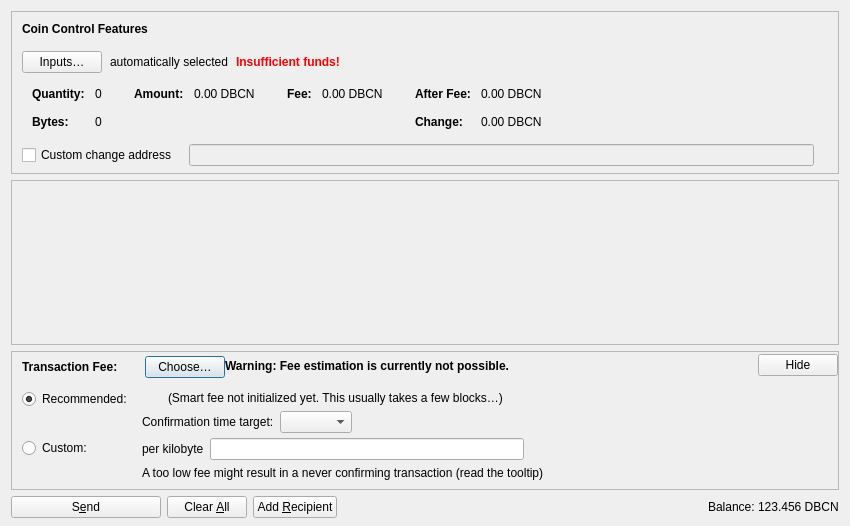
<?xml version="1.0" encoding="UTF-8"?>
<ui version="4.0">
 <class>SendCoinsDialog</class>
 <widget class="QDialog" name="SendCoinsDialog">
  <property name="geometry">
   <rect>
    <x>0</x>
    <y>0</y>
    <width>850</width>
    <height>526</height>
   </rect>
  </property>
  <property name="windowTitle">
   <string>Send Coins</string>
  </property>
  <layout class="QVBoxLayout" name="verticalLayout" stretch="0,1,0,0">
   <property name="bottomMargin">
    <number>8</number>
   </property>
   <item>
    <widget class="QFrame" name="frameCoinControl">
     <property name="sizePolicy">
      <sizepolicy hsizetype="Expanding" vsizetype="Expanding">
       <horstretch>0</horstretch>
       <verstretch>0</verstretch>
      </sizepolicy>
     </property>
     <property name="maximumSize">
      <size>
       <width>16777215</width>
       <height>16777215</height>
      </size>
     </property>
     <property name="frameShape">
      <enum>QFrame::StyledPanel</enum>
     </property>
     <property name="frameShadow">
      <enum>QFrame::Sunken</enum>
     </property>
     <layout class="QVBoxLayout" name="verticalLayoutCoinControl2">
      <property name="spacing">
       <number>0</number>
      </property>
      <property name="leftMargin">
       <number>0</number>
      </property>
      <property name="topMargin">
       <number>0</number>
      </property>
      <property name="rightMargin">
       <number>0</number>
      </property>
      <property name="bottomMargin">
       <number>6</number>
      </property>
      <item>
       <layout class="QVBoxLayout" name="verticalLayoutCoinControl" stretch="0,0,0,0,1">
        <property name="spacing">
         <number>0</number>
        </property>
        <property name="leftMargin">
         <number>10</number>
        </property>
        <property name="topMargin">
         <number>10</number>
        </property>
        <item>
         <layout class="QHBoxLayout" name="horizontalLayoutCoinControl1">
          <property name="bottomMargin">
           <number>15</number>
          </property>
          <item>
           <widget class="QLabel" name="labelCoinControlFeatures">
            <property name="sizePolicy">
             <sizepolicy hsizetype="Preferred" vsizetype="Maximum">
              <horstretch>0</horstretch>
              <verstretch>0</verstretch>
             </sizepolicy>
            </property>
            <property name="font">
             <font>
              <weight>75</weight>
              <bold>true</bold>
             </font>
            </property>
            <property name="styleSheet">
             <string notr="true">font-weight:bold;</string>
            </property>
            <property name="text">
             <string>Coin Control Features</string>
            </property>
           </widget>
          </item>
         </layout>
        </item>
        <item>
         <layout class="QHBoxLayout" name="horizontalLayoutCoinControl2" stretch="0,0,0,0">
          <property name="spacing">
           <number>8</number>
          </property>
          <property name="bottomMargin">
           <number>10</number>
          </property>
          <item>
           <widget class="QPushButton" name="pushButtonCoinControl">
            <property name="styleSheet">
             <string notr="true"/>
            </property>
            <property name="text">
             <string>Inputs…</string>
            </property>
            <property name="autoDefault">
             <bool>false</bool>
            </property>
           </widget>
          </item>
          <item>
           <widget class="QLabel" name="labelCoinControlAutomaticallySelected">
            <property name="text">
             <string>automatically selected</string>
            </property>
            <property name="margin">
             <number>5</number>
            </property>
           </widget>
          </item>
          <item>
           <widget class="QLabel" name="labelCoinControlInsuffFunds">
            <property name="font">
             <font>
              <weight>75</weight>
              <bold>true</bold>
             </font>
            </property>
            <property name="styleSheet">
             <string notr="true">color:red;font-weight:bold;</string>
            </property>
            <property name="text">
             <string>Insufficient funds!</string>
            </property>
            <property name="margin">
             <number>5</number>
            </property>
           </widget>
          </item>
          <item>
           <spacer name="horizontalSpacerCoinControl">
            <property name="orientation">
             <enum>Qt::Horizontal</enum>
            </property>
            <property name="sizeHint" stdset="0">
             <size>
              <width>40</width>
              <height>1</height>
             </size>
            </property>
           </spacer>
          </item>
         </layout>
        </item>
        <item>
         <widget class="QWidget" name="widgetCoinControl" native="true">
          <property name="sizePolicy">
           <sizepolicy hsizetype="Preferred" vsizetype="Preferred">
            <horstretch>0</horstretch>
            <verstretch>0</verstretch>
           </sizepolicy>
          </property>
          <property name="minimumSize">
           <size>
            <width>0</width>
            <height>0</height>
           </size>
          </property>
          <property name="styleSheet">
           <string notr="true"/>
          </property>
          <layout class="QHBoxLayout" name="horizontalLayoutCoinControl5">
           <property name="leftMargin">
            <number>0</number>
           </property>
           <property name="topMargin">
            <number>0</number>
           </property>
           <property name="rightMargin">
            <number>0</number>
           </property>
           <property name="bottomMargin">
            <number>0</number>
           </property>
           <item>
            <layout class="QHBoxLayout" name="horizontalLayoutCoinControl3" stretch="0,0,0,1">
             <property name="spacing">
              <number>20</number>
             </property>
             <property name="topMargin">
              <number>0</number>
             </property>
             <property name="bottomMargin">
              <number>10</number>
             </property>
             <item>
              <layout class="QFormLayout" name="formLayoutCoinControl1">
               <property name="labelAlignment">
                <set>Qt::AlignLeft|Qt::AlignVCenter</set>
               </property>
               <property name="horizontalSpacing">
                <number>10</number>
               </property>
               <property name="verticalSpacing">
                <number>14</number>
               </property>
               <property name="leftMargin">
                <number>10</number>
               </property>
               <property name="topMargin">
                <number>4</number>
               </property>
               <property name="rightMargin">
                <number>6</number>
               </property>
               <item row="0" column="0">
                <widget class="QLabel" name="labelCoinControlQuantityText">
                 <property name="font">
                  <font>
                   <weight>75</weight>
                   <bold>true</bold>
                  </font>
                 </property>
                 <property name="text">
                  <string>Quantity:</string>
                 </property>
                 <property name="margin">
                  <number>0</number>
                 </property>
                </widget>
               </item>
               <item row="0" column="1">
                <widget class="QLabel" name="labelCoinControlQuantity">
                 <property name="cursor">
                  <cursorShape>IBeamCursor</cursorShape>
                 </property>
                 <property name="contextMenuPolicy">
                  <enum>Qt::ActionsContextMenu</enum>
                 </property>
                 <property name="text">
                  <string notr="true">0</string>
                 </property>
                 <property name="margin">
                  <number>0</number>
                 </property>
                 <property name="textInteractionFlags">
                  <set>Qt::LinksAccessibleByMouse|Qt::TextSelectableByKeyboard|Qt::TextSelectableByMouse</set>
                 </property>
                </widget>
               </item>
               <item row="1" column="0">
                <widget class="QLabel" name="labelCoinControlBytesText">
                 <property name="font">
                  <font>
                   <weight>75</weight>
                   <bold>true</bold>
                  </font>
                 </property>
                 <property name="text">
                  <string>Bytes:</string>
                 </property>
                </widget>
               </item>
               <item row="1" column="1">
                <widget class="QLabel" name="labelCoinControlBytes">
                 <property name="cursor">
                  <cursorShape>IBeamCursor</cursorShape>
                 </property>
                 <property name="contextMenuPolicy">
                  <enum>Qt::ActionsContextMenu</enum>
                 </property>
                 <property name="text">
                  <string notr="true">0</string>
                 </property>
                 <property name="textInteractionFlags">
                  <set>Qt::LinksAccessibleByMouse|Qt::TextSelectableByKeyboard|Qt::TextSelectableByMouse</set>
                 </property>
                </widget>
               </item>
              </layout>
             </item>
             <item>
              <layout class="QFormLayout" name="formLayoutCoinControl2">
               <property name="horizontalSpacing">
                <number>10</number>
               </property>
               <property name="verticalSpacing">
                <number>14</number>
               </property>
               <property name="leftMargin">
                <number>6</number>
               </property>
               <property name="topMargin">
                <number>4</number>
               </property>
               <property name="rightMargin">
                <number>6</number>
               </property>
               <item row="0" column="0">
                <widget class="QLabel" name="labelCoinControlAmountText">
                 <property name="font">
                  <font>
                   <weight>75</weight>
                   <bold>true</bold>
                  </font>
                 </property>
                 <property name="text">
                  <string>Amount:</string>
                 </property>
                 <property name="margin">
                  <number>0</number>
                 </property>
                </widget>
               </item>
               <item row="0" column="1">
                <widget class="QLabel" name="labelCoinControlAmount">
                 <property name="cursor">
                  <cursorShape>IBeamCursor</cursorShape>
                 </property>
                 <property name="contextMenuPolicy">
                  <enum>Qt::ActionsContextMenu</enum>
                 </property>
                 <property name="text">
                  <string notr="true">0.00 DBCN</string>
                 </property>
                 <property name="textInteractionFlags">
                  <set>Qt::LinksAccessibleByMouse|Qt::TextSelectableByKeyboard|Qt::TextSelectableByMouse</set>
                 </property>
                </widget>
               </item>
              </layout>
             </item>
             <item>
              <layout class="QFormLayout" name="formLayoutCoinControl3">
               <property name="horizontalSpacing">
                <number>10</number>
               </property>
               <property name="verticalSpacing">
                <number>14</number>
               </property>
               <property name="leftMargin">
                <number>6</number>
               </property>
               <property name="topMargin">
                <number>4</number>
               </property>
               <property name="rightMargin">
                <number>6</number>
               </property>
               <item row="0" column="0">
                <widget class="QLabel" name="labelCoinControlFeeText">
                 <property name="font">
                  <font>
                   <weight>75</weight>
                   <bold>true</bold>
                  </font>
                 </property>
                 <property name="text">
                  <string>Fee:</string>
                 </property>
                 <property name="margin">
                  <number>0</number>
                 </property>
                </widget>
               </item>
               <item row="0" column="1">
                <widget class="QLabel" name="labelCoinControlFee">
                 <property name="cursor">
                  <cursorShape>IBeamCursor</cursorShape>
                 </property>
                 <property name="contextMenuPolicy">
                  <enum>Qt::ActionsContextMenu</enum>
                 </property>
                 <property name="text">
                  <string notr="true">0.00 DBCN</string>
                 </property>
                 <property name="textInteractionFlags">
                  <set>Qt::LinksAccessibleByMouse|Qt::TextSelectableByKeyboard|Qt::TextSelectableByMouse</set>
                 </property>
                </widget>
               </item>
              </layout>
             </item>
             <item>
              <layout class="QFormLayout" name="formLayoutCoinControl4">
               <property name="labelAlignment">
                <set>Qt::AlignLeft|Qt::AlignVCenter</set>
               </property>
               <property name="horizontalSpacing">
                <number>10</number>
               </property>
               <property name="verticalSpacing">
                <number>14</number>
               </property>
               <property name="leftMargin">
                <number>6</number>
               </property>
               <property name="topMargin">
                <number>4</number>
               </property>
               <property name="rightMargin">
                <number>6</number>
               </property>
               <item row="0" column="0">
                <widget class="QLabel" name="labelCoinControlAfterFeeText">
                 <property name="font">
                  <font>
                   <weight>75</weight>
                   <bold>true</bold>
                  </font>
                 </property>
                 <property name="text">
                  <string>After Fee:</string>
                 </property>
                 <property name="margin">
                  <number>0</number>
                 </property>
                </widget>
               </item>
               <item row="0" column="1">
                <widget class="QLabel" name="labelCoinControlAfterFee">
                 <property name="cursor">
                  <cursorShape>IBeamCursor</cursorShape>
                 </property>
                 <property name="contextMenuPolicy">
                  <enum>Qt::ActionsContextMenu</enum>
                 </property>
                 <property name="text">
                  <string notr="true">0.00 DBCN</string>
                 </property>
                 <property name="textInteractionFlags">
                  <set>Qt::LinksAccessibleByMouse|Qt::TextSelectableByKeyboard|Qt::TextSelectableByMouse</set>
                 </property>
                </widget>
               </item>
               <item row="1" column="0">
                <widget class="QLabel" name="labelCoinControlChangeText">
                 <property name="font">
                  <font>
                   <weight>75</weight>
                   <bold>true</bold>
                  </font>
                 </property>
                 <property name="text">
                  <string>Change:</string>
                 </property>
                </widget>
               </item>
               <item row="1" column="1">
                <widget class="QLabel" name="labelCoinControlChange">
                 <property name="cursor">
                  <cursorShape>IBeamCursor</cursorShape>
                 </property>
                 <property name="contextMenuPolicy">
                  <enum>Qt::ActionsContextMenu</enum>
                 </property>
                 <property name="text">
                  <string notr="true">0.00 DBCN</string>
                 </property>
                 <property name="textInteractionFlags">
                  <set>Qt::LinksAccessibleByMouse|Qt::TextSelectableByKeyboard|Qt::TextSelectableByMouse</set>
                 </property>
                </widget>
               </item>
              </layout>
             </item>
            </layout>
           </item>
          </layout>
         </widget>
        </item>
        <item>
         <layout class="QHBoxLayout" name="horizontalLayoutCoinControl4" stretch="0,0,0">
          <property name="spacing">
           <number>12</number>
          </property>
          <property name="sizeConstraint">
           <enum>QLayout::SetDefaultConstraint</enum>
          </property>
          <property name="topMargin">
           <number>5</number>
          </property>
          <property name="rightMargin">
           <number>5</number>
          </property>
          <item>
           <widget class="QCheckBox" name="checkBoxCoinControlChange">
            <property name="toolTip">
             <string>If this is activated, but the change address is empty or invalid, change will be sent to a newly generated address.</string>
            </property>
            <property name="text">
             <string>Custom change address</string>
            </property>
           </widget>
          </item>
          <item>
           <widget class="QValidatedLineEdit" name="lineEditCoinControlChange">
            <property name="enabled">
             <bool>false</bool>
            </property>
            <property name="sizePolicy">
             <sizepolicy hsizetype="Expanding" vsizetype="Fixed">
              <horstretch>0</horstretch>
              <verstretch>0</verstretch>
             </sizepolicy>
            </property>
           </widget>
          </item>
          <item>
           <widget class="QLabel" name="labelCoinControlChangeLabel">
            <property name="sizePolicy">
             <sizepolicy hsizetype="Preferred" vsizetype="Expanding">
              <horstretch>0</horstretch>
              <verstretch>0</verstretch>
             </sizepolicy>
            </property>
            <property name="minimumSize">
             <size>
              <width>0</width>
              <height>0</height>
             </size>
            </property>
            <property name="text">
             <string/>
            </property>
            <property name="margin">
             <number>3</number>
            </property>
           </widget>
          </item>
         </layout>
        </item>
        <item>
         <spacer name="verticalSpacerCoinControl">
          <property name="orientation">
           <enum>Qt::Vertical</enum>
          </property>
          <property name="sizeHint" stdset="0">
           <size>
            <width>800</width>
            <height>1</height>
           </size>
          </property>
         </spacer>
        </item>
       </layout>
      </item>
     </layout>
    </widget>
   </item>
   <item>
    <widget class="QScrollArea" name="scrollArea">
     <property name="widgetResizable">
      <bool>true</bool>
     </property>
     <widget class="QWidget" name="scrollAreaWidgetContents">
      <property name="geometry">
       <rect>
        <x>0</x>
        <y>0</y>
        <width>830</width>
        <height>104</height>
       </rect>
      </property>
      <layout class="QVBoxLayout" name="verticalLayout_2" stretch="0,1">
       <property name="leftMargin">
        <number>0</number>
       </property>
       <property name="topMargin">
        <number>0</number>
       </property>
       <property name="rightMargin">
        <number>0</number>
       </property>
       <property name="bottomMargin">
        <number>0</number>
       </property>
       <item>
        <layout class="QVBoxLayout" name="entries">
         <property name="spacing">
          <number>6</number>
         </property>
        </layout>
       </item>
       <item>
        <spacer name="verticalSpacer">
         <property name="orientation">
          <enum>Qt::Vertical</enum>
         </property>
         <property name="sizeHint" stdset="0">
          <size>
           <width>20</width>
           <height>40</height>
          </size>
         </property>
        </spacer>
       </item>
      </layout>
     </widget>
    </widget>
   </item>
   <item>
    <widget class="QFrame" name="frameFee">
     <property name="sizePolicy">
      <sizepolicy hsizetype="Expanding" vsizetype="Expanding">
       <horstretch>0</horstretch>
       <verstretch>0</verstretch>
      </sizepolicy>
     </property>
     <property name="maximumSize">
      <size>
       <width>16777215</width>
       <height>16777215</height>
      </size>
     </property>
     <property name="frameShape">
      <enum>QFrame::StyledPanel</enum>
     </property>
     <property name="frameShadow">
      <enum>QFrame::Sunken</enum>
     </property>
     <layout class="QVBoxLayout" name="verticalLayoutFee1">
      <property name="spacing">
       <number>0</number>
      </property>
      <property name="leftMargin">
       <number>0</number>
      </property>
      <property name="topMargin">
       <number>0</number>
      </property>
      <property name="rightMargin">
       <number>0</number>
      </property>
      <property name="bottomMargin">
       <number>0</number>
      </property>
      <item>
       <layout class="QVBoxLayout" name="verticalLayoutFee2" stretch="0,0,0">
        <property name="spacing">
         <number>0</number>
        </property>
        <property name="leftMargin">
         <number>10</number>
        </property>
        <property name="topMargin">
         <number>0</number>
        </property>
        <item>
         <layout class="QHBoxLayout" name="horizontalLayoutFee1">
          <property name="bottomMargin">
           <number>0</number>
          </property>
          <item>
           <layout class="QVBoxLayout" name="verticalLayoutFee7">
            <property name="spacing">
             <number>0</number>
            </property>
            <item>
             <spacer name="verticalSpacerSmartFee">
              <property name="orientation">
               <enum>Qt::Vertical</enum>
              </property>
              <property name="sizeType">
               <enum>QSizePolicy::Fixed</enum>
              </property>
              <property name="sizeHint" stdset="0">
               <size>
                <width>1</width>
                <height>4</height>
               </size>
              </property>
             </spacer>
            </item>
            <item>
             <layout class="QHBoxLayout" name="horizontalLayoutSmartFee">
              <property name="spacing">
               <number>10</number>
              </property>
              <item>
               <widget class="QLabel" name="labelFeeHeadline">
                <property name="sizePolicy">
                 <sizepolicy hsizetype="Preferred" vsizetype="Maximum">
                  <horstretch>0</horstretch>
                  <verstretch>0</verstretch>
                 </sizepolicy>
                </property>
                <property name="font">
                 <font>
                  <weight>75</weight>
                  <bold>true</bold>
                 </font>
                </property>
                <property name="styleSheet">
                 <string notr="true">font-weight:bold;</string>
                </property>
                <property name="text">
                 <string>Transaction Fee:</string>
                </property>
               </widget>
              </item>
              <item>
               <widget class="QLabel" name="labelFeeMinimized">
                <property name="text">
                 <string/>
                </property>
               </widget>
              </item>
              <item>
               <widget class="QPushButton" name="buttonChooseFee">
                <property name="text">
                 <string>Choose…</string>
                </property>
               </widget>
              </item>
             </layout>
            </item>
            <item>
             <spacer name="verticalSpacer_5">
              <property name="orientation">
               <enum>Qt::Vertical</enum>
              </property>
              <property name="sizeHint" stdset="0">
               <size>
                <width>1</width>
                <height>1</height>
               </size>
              </property>
             </spacer>
            </item>
           </layout>
          </item>
          <item>
           <widget class="QLabel" name="fallbackFeeWarningLabel">
            <property name="toolTip">
             <string>Using the fallbackfee can result in sending a transaction that will take several hours or days (or never) to confirm. Consider choosing your fee manually or wait until you have validated the complete chain.</string>
            </property>
            <property name="font">
            <font>
                <weight>75</weight>
                <bold>true</bold>
            </font>
            </property>
            <property name="text">
             <string>Warning: Fee estimation is currently not possible.</string>
            </property>
            <property name="wordWrap">
             <bool>false</bool>
            </property>
           </widget>
          </item>
          <item>
           <spacer name="horizontalSpacer_4">
            <property name="orientation">
             <enum>Qt::Horizontal</enum>
            </property>
            <property name="sizeType">
             <enum>QSizePolicy::MinimumExpanding</enum>
            </property>
            <property name="sizeHint" stdset="0">
             <size>
              <width>40</width>
              <height>20</height>
             </size>
            </property>
           </spacer>
          </item>
          <item>
           <widget class="QPushButton" name="buttonMinimizeFee">
            <property name="toolTip">
             <string>Hide transaction fee settings</string>
            </property>
            <property name="text">
             <string>Hide</string>
            </property>
           </widget>
          </item>
         </layout>
        </item>
        <item>
         <widget class="QFrame" name="frameFeeSelection">
          <layout class="QVBoxLayout" name="verticalLayoutFee12">
           <property name="spacing">
            <number>0</number>
           </property>
           <property name="leftMargin">
            <number>0</number>
           </property>
           <property name="topMargin">
            <number>0</number>
           </property>
           <property name="rightMargin">
            <number>0</number>
           </property>
           <property name="bottomMargin">
            <number>0</number>
           </property>
           <item>
            <layout class="QGridLayout" name="gridLayoutFee">
             <property name="topMargin">
              <number>10</number>
             </property>
             <property name="bottomMargin">
              <number>4</number>
             </property>
             <property name="horizontalSpacing">
              <number>10</number>
             </property>
             <property name="verticalSpacing">
              <number>4</number>
             </property>
             <item row="1" column="1">
              <layout class="QVBoxLayout" name="verticalLayoutFee8">
               <property name="spacing">
                <number>6</number>
               </property>
               <item>
                <layout class="QHBoxLayout" name="horizontalLayoutFee13">
                 <item>
                  <widget class="QLabel" name="labelCustomPerKilobyte">
                   <property name="toolTip">
                    <string>Specify a custom fee per kB (1,000 bytes) of the transaction's virtual size.

Note:  Since the fee is calculated on a per-byte basis, a fee rate of "100 satoshis per kvB" for a transaction size of 500 virtual bytes (half of 1 kvB) would ultimately yield a fee of only 50 satoshis.</string>
                   </property>
                   <property name="text">
                    <string>per kilobyte</string>
                   </property>
                  </widget>
                 </item>
                 <item>
                  <widget class="BitcoinAmountField" name="customFee"/>
                 </item>
                 <item>
                  <spacer name="horizontalSpacer_6">
                   <property name="orientation">
                    <enum>Qt::Horizontal</enum>
                   </property>
                   <property name="sizeHint" stdset="0">
                    <size>
                     <width>1</width>
                     <height>1</height>
                    </size>
                   </property>
                  </spacer>
                 </item>
                </layout>
               </item>
               <item>
                <layout class="QHBoxLayout" name="horizontalLayoutFee8">
                 <item>
                  <widget class="QLabel" name="labelCustomFeeWarning">
                   <property name="enabled">
                    <bool>true</bool>
                   </property>
                   <property name="toolTip">
                    <string>When there is less transaction volume than space in the blocks, miners as well as relaying nodes may enforce a minimum fee. Paying only this minimum fee is just fine, but be aware that this can result in a never confirming transaction once there is more demand for DouBaoCoin transactions than the network can process.</string>
                   </property>
                   <property name="text">
                    <string>A too low fee might result in a never confirming transaction (read the tooltip)</string>
                   </property>
                  </widget>
                 </item>
                 <item>
                  <spacer name="horizontalSpacer_2">
                   <property name="orientation">
                    <enum>Qt::Horizontal</enum>
                   </property>
                   <property name="sizeHint" stdset="0">
                    <size>
                     <width>1</width>
                     <height>1</height>
                    </size>
                   </property>
                  </spacer>
                 </item>
                </layout>
               </item>
              </layout>
             </item>
             <item row="0" column="0">
              <layout class="QVBoxLayout" name="verticalLayoutFee4" stretch="0,1">
               <item>
                <widget class="QRadioButton" name="radioSmartFee">
                 <property name="text">
                  <string>Recommended:</string>
                 </property>
                 <property name="checked">
                  <bool>true</bool>
                 </property>
                 <attribute name="buttonGroup">
                  <string notr="true">groupFee</string>
                 </attribute>
                </widget>
               </item>
               <item>
                <spacer name="verticalSpacer_2">
                 <property name="orientation">
                  <enum>Qt::Vertical</enum>
                 </property>
                 <property name="sizeHint" stdset="0">
                  <size>
                   <width>1</width>
                   <height>1</height>
                  </size>
                 </property>
                </spacer>
               </item>
              </layout>
             </item>
             <item row="1" column="0">
              <layout class="QVBoxLayout" name="verticalLayoutFee9" stretch="0,1">
               <item>
                <widget class="QRadioButton" name="radioCustomFee">
                 <property name="text">
                  <string>Custom:</string>
                 </property>
                 <attribute name="buttonGroup">
                  <string notr="true">groupFee</string>
                 </attribute>
                </widget>
               </item>
               <item>
                <spacer name="verticalSpacer_6">
                 <property name="orientation">
                  <enum>Qt::Vertical</enum>
                 </property>
                 <property name="sizeHint" stdset="0">
                  <size>
                   <width>1</width>
                   <height>1</height>
                  </size>
                 </property>
                </spacer>
               </item>
              </layout>
             </item>
             <item row="0" column="1">
              <layout class="QVBoxLayout" name="verticalLayoutFee3" stretch="0,0,1">
               <property name="spacing">
                <number>6</number>
               </property>
               <property name="topMargin">
                <number>2</number>
               </property>
               <item>
                <layout class="QHBoxLayout" name="horizontalLayoutFee12">
                 <item>
                  <widget class="QLabel" name="labelSmartFee">
                   <property name="text">
                    <string/>
                   </property>
                  </widget>
                 </item>
                 <item>
                  <widget class="QLabel" name="labelFeeEstimation">
                   <property name="text">
                    <string/>
                   </property>
                  </widget>
                 </item>
                 <item>
                  <widget class="QLabel" name="labelSmartFee2">
                   <property name="text">
                    <string>(Smart fee not initialized yet. This usually takes a few blocks…)</string>
                   </property>
                  </widget>
                 </item>
                 <item>
                  <spacer name="horizontalSpacer_5">
                   <property name="orientation">
                    <enum>Qt::Horizontal</enum>
                   </property>
                   <property name="sizeHint" stdset="0">
                    <size>
                     <width>1</width>
                     <height>1</height>
                    </size>
                   </property>
                  </spacer>
                 </item>
                </layout>
               </item>
               <item>
                <layout class="QHBoxLayout" name="horizontalLayoutFee9">
                 <item>
                  <layout class="QVBoxLayout" name="verticalLayoutFee6">
                   <item>
                    <widget class="QLabel" name="labelSmartFee3">
                     <property name="text">
                      <string>Confirmation time target:</string>
                     </property>
                    </widget>
                   </item>
                  </layout>
                 </item>
                 <item>
                  <layout class="QVBoxLayout" name="verticalLayoutFee5">
                   <property name="rightMargin">
                    <number>30</number>
                   </property>
                   <item>
                    <layout class="QHBoxLayout" name="horizontalLayoutConfTarget">
                     <property name="bottomMargin">
                      <number>0</number>
                     </property>
                     <item>
                      <widget class="QComboBox" name="confTargetSelector"/>
                     </item>
                     <item>
                      <spacer name="horizontalSpacerConfTarget">
                       <property name="orientation">
                        <enum>Qt::Horizontal</enum>
                       </property>
                       <property name="sizeHint" stdset="0">
                        <size>
                         <width>40</width>
                         <height>20</height>
                        </size>
                       </property>
                      </spacer>
                     </item>
                    </layout>
                   </item>
                  </layout>
                 </item>
                </layout>
               </item>
               <item>
                <spacer name="verticalSpacer_4">
                 <property name="orientation">
                  <enum>Qt::Vertical</enum>
                 </property>
                 <property name="sizeHint" stdset="0">
                  <size>
                   <width>1</width>
                   <height>1</height>
                  </size>
                 </property>
                </spacer>
               </item>
              </layout>
             </item>
            </layout>
           </item>
          </layout>
         </widget>
        </item>
        <item>
         <spacer name="verticalSpacerFee">
          <property name="orientation">
           <enum>Qt::Vertical</enum>
          </property>
          <property name="sizeHint" stdset="0">
           <size>
            <width>40</width>
            <height>5</height>
           </size>
          </property>
         </spacer>
        </item>
       </layout>
      </item>
     </layout>
    </widget>
   </item>
   <item>
    <layout class="QHBoxLayout" name="horizontalLayout">
     <item>
      <widget class="QPushButton" name="sendButton">
       <property name="minimumSize">
        <size>
         <width>150</width>
         <height>0</height>
        </size>
       </property>
       <property name="toolTip">
        <string>Confirm the send action</string>
       </property>
       <property name="text">
        <string>S&amp;end</string>
       </property>
       <property name="icon">
        <iconset resource="../bitcoin.qrc">
         <normaloff>:/icons/send</normaloff>:/icons/send</iconset>
       </property>
       <property name="autoDefault">
        <bool>false</bool>
       </property>
       <property name="default">
        <bool>false</bool>
       </property>
      </widget>
     </item>
     <item>
      <widget class="QPushButton" name="clearButton">
       <property name="sizePolicy">
        <sizepolicy hsizetype="Minimum" vsizetype="Fixed">
         <horstretch>0</horstretch>
         <verstretch>0</verstretch>
        </sizepolicy>
       </property>
       <property name="toolTip">
        <string>Clear all fields of the form.</string>
       </property>
       <property name="text">
        <string>Clear &amp;All</string>
       </property>
       <property name="icon">
        <iconset resource="../bitcoin.qrc">
         <normaloff>:/icons/remove</normaloff>:/icons/remove</iconset>
       </property>
       <property name="autoDefault">
        <bool>false</bool>
       </property>
      </widget>
     </item>
     <item>
      <widget class="QPushButton" name="addButton">
       <property name="toolTip">
        <string>Send to multiple recipients at once</string>
       </property>
       <property name="text">
        <string>Add &amp;Recipient</string>
       </property>
       <property name="icon">
        <iconset resource="../bitcoin.qrc">
         <normaloff>:/icons/add</normaloff>:/icons/add</iconset>
       </property>
       <property name="autoDefault">
        <bool>false</bool>
       </property>
      </widget>
     </item>
     <item>
      <spacer name="horizontalSpacer">
       <property name="orientation">
        <enum>Qt::Horizontal</enum>
       </property>
       <property name="sizeHint" stdset="0">
        <size>
         <width>40</width>
         <height>20</height>
        </size>
       </property>
      </spacer>
     </item>
     <item>
      <layout class="QHBoxLayout" name="horizontalLayout_2">
       <property name="spacing">
        <number>3</number>
       </property>
       <item>
        <widget class="QLabel" name="labelBalanceName">
         <property name="sizePolicy">
          <sizepolicy hsizetype="Preferred" vsizetype="Fixed">
           <horstretch>0</horstretch>
           <verstretch>0</verstretch>
          </sizepolicy>
         </property>
         <property name="text">
          <string>Balance:</string>
         </property>
        </widget>
       </item>
       <item>
        <widget class="QLabel" name="labelBalance">
         <property name="sizePolicy">
          <sizepolicy hsizetype="Preferred" vsizetype="Fixed">
           <horstretch>0</horstretch>
           <verstretch>0</verstretch>
          </sizepolicy>
         </property>
         <property name="cursor">
          <cursorShape>IBeamCursor</cursorShape>
         </property>
         <property name="text">
          <string notr="true">123.456 DBCN</string>
         </property>
         <property name="textInteractionFlags">
          <set>Qt::LinksAccessibleByMouse|Qt::TextSelectableByKeyboard|Qt::TextSelectableByMouse</set>
         </property>
        </widget>
       </item>
      </layout>
     </item>
    </layout>
   </item>
  </layout>
 </widget>
 <customwidgets>
  <customwidget>
   <class>QValidatedLineEdit</class>
   <extends>QLineEdit</extends>
   <header>qt/qvalidatedlineedit.h</header>
  </customwidget>
  <customwidget>
   <class>BitcoinAmountField</class>
   <extends>QLineEdit</extends>
   <header>qt/bitcoinamountfield.h</header>
   <container>1</container>
  </customwidget>
 </customwidgets>
 <resources>
  <include location="../bitcoin.qrc"/>
 </resources>
 <connections/>
 <buttongroups>
  <buttongroup name="groupFee"/>
 </buttongroups>
</ui>
